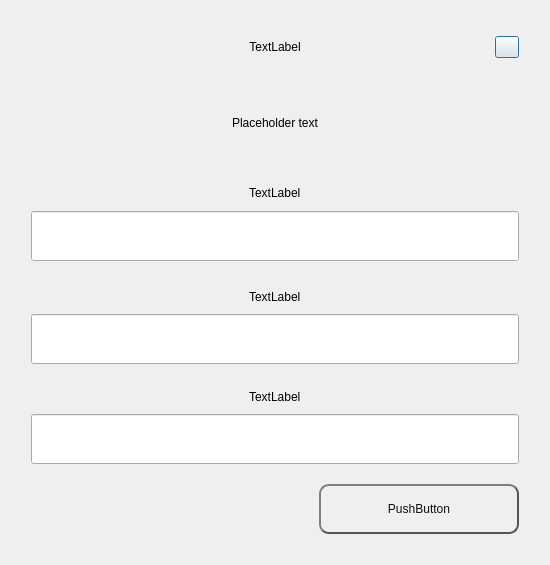
<?xml version="1.0" encoding="UTF-8"?>
<ui version="4.0">
 <class>AskPassphraseDialog</class>
 <widget class="QDialog" name="AskPassphraseDialog">
  <property name="geometry">
   <rect>
    <x>0</x>
    <y>0</y>
    <width>550</width>
    <height>565</height>
   </rect>
  </property>
  <property name="sizePolicy">
   <sizepolicy hsizetype="Preferred" vsizetype="Minimum">
    <horstretch>0</horstretch>
    <verstretch>0</verstretch>
   </sizepolicy>
  </property>
  <property name="minimumSize">
   <size>
    <width>550</width>
    <height>0</height>
   </size>
  </property>
  <property name="maximumSize">
   <size>
    <width>550</width>
    <height>16777215</height>
   </size>
  </property>
  <property name="windowTitle">
   <string>Passphrase Dialog</string>
  </property>
  <layout class="QVBoxLayout" name="verticalLayout">
   <item>
    <widget class="QWidget" name="left" native="true">
     <property name="styleSheet">
      <string notr="true"/>
     </property>
     <layout class="QVBoxLayout" name="left_3">
      <property name="spacing">
       <number>20</number>
      </property>
      <property name="leftMargin">
       <number>20</number>
      </property>
      <property name="topMargin">
       <number>20</number>
      </property>
      <property name="rightMargin">
       <number>20</number>
      </property>
      <property name="bottomMargin">
       <number>20</number>
      </property>
      <item>
       <layout class="QHBoxLayout" name="horizontalLayout_3" stretch="0,0">
        <property name="spacing">
         <number>0</number>
        </property>
        <item>
         <widget class="QWidget" name="widget" native="true">
          <property name="styleSheet">
           <string notr="true">padding-left:24px;</string>
          </property>
          <layout class="QVBoxLayout" name="verticalLayoutTitle">
           <property name="spacing">
            <number>5</number>
           </property>
           <item alignment="Qt::AlignHCenter">
            <widget class="QLabel" name="labelTitle">
             <property name="text">
              <string>TextLabel</string>
             </property>
             <property name="alignment">
              <set>Qt::AlignCenter</set>
             </property>
            </widget>
           </item>
          </layout>
         </widget>
        </item>
        <item>
         <widget class="QPushButton" name="btnEsc">
          <property name="maximumSize">
           <size>
            <width>24</width>
            <height>16777215</height>
           </size>
          </property>
          <property name="text">
           <string/>
          </property>
         </widget>
        </item>
       </layout>
      </item>
      <item alignment="Qt::AlignHCenter|Qt::AlignVCenter">
       <widget class="QLabel" name="warningLabel">
        <property name="sizePolicy">
         <sizepolicy hsizetype="Expanding" vsizetype="Expanding">
          <horstretch>0</horstretch>
          <verstretch>0</verstretch>
         </sizepolicy>
        </property>
        <property name="minimumSize">
         <size>
          <width>400</width>
          <height>0</height>
         </size>
        </property>
        <property name="text">
         <string notr="true">Placeholder text</string>
        </property>
        <property name="textFormat">
         <enum>Qt::RichText</enum>
        </property>
        <property name="alignment">
         <set>Qt::AlignCenter</set>
        </property>
        <property name="wordWrap">
         <bool>true</bool>
        </property>
       </widget>
      </item>
      <item>
       <layout class="QHBoxLayout" name="horizontalLayout_6" stretch="2">
        <property name="spacing">
         <number>0</number>
        </property>
        <item>
         <layout class="QVBoxLayout" name="verticalLayout_7">
          <property name="spacing">
           <number>5</number>
          </property>
          <item alignment="Qt::AlignHCenter">
           <widget class="QLabel" name="passLabel1">
            <property name="minimumSize">
             <size>
              <width>0</width>
              <height>20</height>
             </size>
            </property>
            <property name="maximumSize">
             <size>
              <width>16777215</width>
              <height>20</height>
             </size>
            </property>
            <property name="text">
             <string>TextLabel</string>
            </property>
           </widget>
          </item>
          <item>
           <widget class="QWidget" name="layoutEdit" native="true">
            <layout class="QHBoxLayout" name="horizontalLayout">
             <property name="spacing">
              <number>0</number>
             </property>
             <property name="leftMargin">
              <number>0</number>
             </property>
             <property name="topMargin">
              <number>0</number>
             </property>
             <property name="rightMargin">
              <number>0</number>
             </property>
             <property name="bottomMargin">
              <number>0</number>
             </property>
             <item>
              <widget class="QLineEdit" name="passEdit1">
               <property name="minimumSize">
                <size>
                 <width>0</width>
                 <height>50</height>
                </size>
               </property>
               <property name="maximumSize">
                <size>
                 <width>16777215</width>
                 <height>50</height>
                </size>
               </property>
               <property name="echoMode">
                <enum>QLineEdit::Password</enum>
               </property>
              </widget>
             </item>
            </layout>
           </widget>
          </item>
         </layout>
        </item>
       </layout>
      </item>
      <item>
       <layout class="QVBoxLayout" name="verticalLayout_9">
        <property name="spacing">
         <number>5</number>
        </property>
        <item alignment="Qt::AlignHCenter">
         <widget class="QLabel" name="passLabel2">
          <property name="text">
           <string>TextLabel</string>
          </property>
         </widget>
        </item>
        <item>
         <widget class="QWidget" name="layoutEdit2" native="true">
          <layout class="QHBoxLayout" name="horizontalLayout_2">
           <property name="spacing">
            <number>0</number>
           </property>
           <property name="leftMargin">
            <number>0</number>
           </property>
           <property name="topMargin">
            <number>0</number>
           </property>
           <property name="rightMargin">
            <number>0</number>
           </property>
           <property name="bottomMargin">
            <number>0</number>
           </property>
           <item>
            <widget class="QLineEdit" name="passEdit2">
             <property name="minimumSize">
              <size>
               <width>0</width>
               <height>50</height>
              </size>
             </property>
             <property name="maximumSize">
              <size>
               <width>16777215</width>
               <height>50</height>
              </size>
             </property>
             <property name="echoMode">
              <enum>QLineEdit::Password</enum>
             </property>
             <property name="alignment">
              <set>Qt::AlignLeading|Qt::AlignLeft|Qt::AlignVCenter</set>
             </property>
            </widget>
           </item>
          </layout>
         </widget>
        </item>
       </layout>
      </item>
      <item>
       <layout class="QVBoxLayout" name="verticalLayout_10">
        <property name="spacing">
         <number>5</number>
        </property>
        <item alignment="Qt::AlignHCenter">
         <widget class="QLabel" name="passLabel3">
          <property name="text">
           <string>TextLabel</string>
          </property>
         </widget>
        </item>
        <item>
         <widget class="QLineEdit" name="passEdit3">
          <property name="minimumSize">
           <size>
            <width>0</width>
            <height>50</height>
           </size>
          </property>
          <property name="maximumSize">
           <size>
            <width>16777215</width>
            <height>50</height>
           </size>
          </property>
          <property name="echoMode">
           <enum>QLineEdit::Password</enum>
          </property>
          <property name="alignment">
           <set>Qt::AlignLeading|Qt::AlignLeft|Qt::AlignVCenter</set>
          </property>
         </widget>
        </item>
       </layout>
      </item>
      <item>
       <layout class="QHBoxLayout" name="horizontalLayout_7">
        <item>
         <spacer name="horizontalSpacer">
          <property name="orientation">
           <enum>Qt::Horizontal</enum>
          </property>
          <property name="sizeHint" stdset="0">
           <size>
            <width>40</width>
            <height>20</height>
           </size>
          </property>
         </spacer>
        </item>
        <item>
         <widget class="QLabel" name="passWarningLabel">
          <property name="font">
           <font>
            <bold>true</bold>
           </font>
          </property>
          <property name="text">
           <string/>
          </property>
          <property name="alignment">
           <set>Qt::AlignLeading|Qt::AlignLeft|Qt::AlignVCenter</set>
          </property>
         </widget>
        </item>
        <item>
         <spacer name="horizontalSpacer_5">
          <property name="orientation">
           <enum>Qt::Horizontal</enum>
          </property>
          <property name="sizeType">
           <enum>QSizePolicy::Expanding</enum>
          </property>
          <property name="sizeHint" stdset="0">
           <size>
            <width>40</width>
            <height>20</height>
           </size>
          </property>
         </spacer>
        </item>
        <item>
         <widget class="QPushButton" name="pushButtonOk">
          <property name="minimumSize">
           <size>
            <width>200</width>
            <height>50</height>
           </size>
          </property>
          <property name="maximumSize">
           <size>
            <width>200</width>
            <height>50</height>
           </size>
          </property>
          <property name="styleSheet">
           <string notr="true">QPushButton {
color: #0F0F0F;
border: 2px solid #555;
border-radius: 10px;
border-style: outset;
background: qradialgradient(
cx: 0.3, cy: -0.4, fx: 0.3, fy: -0.4,
radius: 1.35, stop: 0 #d1d5db, stop: 1 #d1d5db
);
padding: 5px;
}

QPushButton:hover {
background: qradialgradient(
cx: 0.3, cy: -0.4, fx: 0.3, fy: -0.4,
radius: 1.35, stop: 0 #d1d5db, stop: 1 #d1d5db
);
}</string>
          </property>
          <property name="text">
           <string>PushButton</string>
          </property>
         </widget>
        </item>
       </layout>
      </item>
     </layout>
    </widget>
   </item>
  </layout>
 </widget>
 <resources/>
 <connections/>
</ui>
